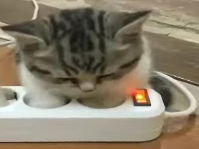
#> input picture Lab3/src/Color.png, 199 x 149 px
$ jupyter execute lab3_Chernysh.ipynb
#> lines starting #> are read from the running program, lines starting #| are printed output that depends on the picture
<h1 style="text-align:center;">Лабораторна робота 3</h1>

<p><b>Тема:</b> Геометричні перетворення зображення </p>
<p><b>Мета:</b> знайомство з методами геометричних перетворень бібліотеки OpenCV у середовищі Anaconda із застосуванням Jupyter Notebook засобами мови програмування Python.</p>
<h2 style="text-align:center;">Завдання для самостійної роботи</h2>

<ol>
  <li>Завантажити Anaconda та активувати віртуальне середовище з ім’ям <StudentLastName>_OpenCV, створене у лабораторній роботі №1.</li>

  <li>Створити Notebook-документ <lab_2_StudentLastName> за допомогою Jupyter Notebook.</li>

</ol>

3. Імпортувати RGB-зображення Image з диску. Оцінити його розмір у пікселях N x M та об’єм пам’яті, який він займає на диску.

[cell 1]
import cv2 as cv
import numpy as np
import matplotlib.pyplot as plt
import os
print(f'version cv2: {cv.__version__}')
image_path = 'src/Color.png'
image = cv.imread(image_path)
#> image is the input picture: shape (149, 199, 3); mean B, G, R 106, 125, 135.2
if image is None:
    print(f"Не вдалося знайти файл! {image_path}")
else:
    N = image.shape[0]
#> N = 149
    M = image.shape[1]
#> M = 199
    C = image.shape[2]
#> C = 3
    print(f"Розмір зображення (N x M): {N} x {M} пікселів")
#| Розмір зображення (N x M): 149 x 199 пікселів
    print(f"Кількість каналів: {C}")
#| Кількість каналів: 3
    file_size_bytes = os.path.getsize(image_path)
    file_size_kb = file_size_bytes / 1024
    print(f"Об'єм пам'яті на диску: {file_size_bytes} байт ({file_size_kb:.2f} КБ)")
    image_rgb = cv.cvtColor(image, cv.COLOR_BGR2RGB)
    plt.imshow(image_rgb)
    plt.title(f"RGB-зображення: {N}x{M}, {file_size_kb:.1f} KB")
    plt.show()

4. Імпортувати RGB-зображення Image у напівтоновому форматі. Оцінити його розмір у пікселях та об’єм пам’яті, який він займає на диску. Порівняти результати з попередніми результатами. Пояснити результати.

[cell 2]
import cv2 as cv
import os
import matplotlib.pyplot as plt
import numpy as np

image_path = 'src/Color.png'
image_bgr = cv.imread(image_path)
image_gray = cv.imread(image_path, cv.IMREAD_GRAYSCALE)
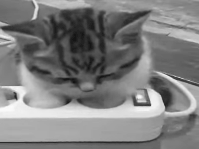
#> image_gray: shape (149, 199); min 21, max 251, mean 126.6

if image_bgr is None:
    print(f"Помилка: Не вдалося знайти файл {image_path}")
else:
    #ЗАВДАННЯ 3 (RGB)
    print(f"ЗАВДАННЯ 3 (RGB)")
    height_rgb, width_rgb, channels_rgb = image_bgr.shape
#> height_rgb = 149; width_rgb = 199; channels_rgb = 3
    file_size_rgb = os.path.getsize(image_path)
    print(f"Розмір (NxM):      {height_rgb} x {width_rgb}")
#| Розмір (NxM):      149 x 199
    print(f"Кількість каналів: {channels_rgb}")
#| Кількість каналів: 3
    print(f"Об'єм на диску:    {file_size_rgb} байт")

    #ЗАВДАННЯ 4 (Напівтонове)
    print(f"ЗАВДАННЯ 4 (Напівтонове)")
    gray_path = 'src/Color_gray.png'
    cv.imwrite(gray_path, image_gray)
    height_gray, width_gray = image_gray.shape
#> height_gray = 149; width_gray = 199
    file_size_gray = os.path.getsize(gray_path)
    print(f"Розмір (NxM):      {height_gray} x {width_gray}")
#| Розмір (NxM):      149 x 199
    print(f"Кількість каналів: 1")
    print(f"Об'єм на диску:    {file_size_gray} байт")
    #ПОРІВНЯННЯ
    print(f"ПОРІВНЯННЯ")
    print(f"Розмір у пікселях:RGB: {height_rgb}x{width_rgb} | Gray: {height_gray}x{width_gray}")
#| Розмір у пікселях:RGB: 149x199 | Gray: 149x199
    print(f"Висновок: Розмір зображення не змінюється.")
    print(f"Об'єм на диску:RGB: {file_size_rgb} байт| Gray: {file_size_gray} байт")
    ratio = file_size_rgb / file_size_gray
    print(f"Висновок: Файл RGB у {ratio:.1f} разів більший.Це тому, що RGB зберігає 3 канали на кожен піксель,а напівтонове — лише 1 канал.")
    plt.figure(figsize=(12, 6))

    plt.subplot(1, 2, 1)
    plt.imshow(cv.cvtColor(image_bgr, cv.COLOR_BGR2RGB))
    plt.title(f'RGB (3 канали)\n{file_size_rgb} байт')
    plt.subplot(1, 2, 2)
    plt.imshow(image_gray, cmap='gray')
    plt.title(f'Напівтонове (1 канал)\n{file_size_gray} байт')
    plt.show()
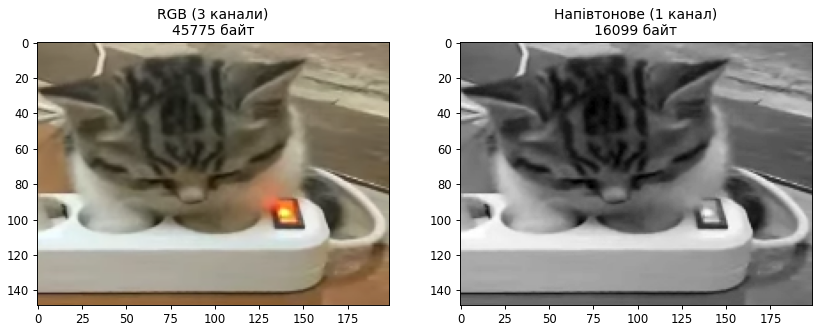
#> figure drawn by matplotlib, 2 panels

5. Зменшити початкове RGB-зображення Image у n разів, візуалізувати його, перевіривши результат масштабування, та експортувати його на диск. Чи змінився об’єм пам’яті, який він займає на диску? Обгрунтувати отриманий результат.

[cell 3]
import cv2 as cv
import os
import matplotlib.pyplot as plt
import math

image_path = 'src/Color.png'
n = 2
image_rgb = cv.imread(image_path)

if image_rgb is None:
    print(f"Не вдалося знайти файл! {image_path}")
else:
    height_N, width_M, _ = image_rgb.shape
#> height_N = 149; width_M = 199
    file_size_original = os.path.getsize(image_path)

    print(f"Результати:")
    print(f"Оригінал (N x M): {height_N} x {width_M}")
#| Оригінал (N x M): 149 x 199
    print(f"Об'єм (оригінал): {file_size_original} байт ({file_size_original/1024:.1f} KB)\n")

    new_width = math.floor(width_M / n)
#> new_width = 99
    new_height = math.floor(height_N / n)
#> new_height = 74
    new_dim = (new_width, new_height)
#> new_dim = (99, 74)
    image_resized = cv.resize(image_rgb, new_dim, interpolation=cv.INTER_AREA)
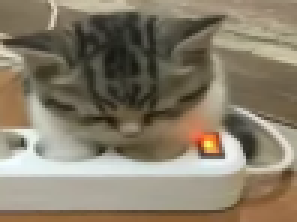
#> image_resized: shape (74, 99, 3) (shown 3 times larger); mean B, G, R 106, 125, 135.2

    print(f"Зображення зменшено у {n} рази.")
    print(f"Новий розмір:{new_height} x {new_width}\n")
#| Новий розмір:74 x 99

    # 4. Експорт на диск
    resized_path = 'src/Color_resized.png'
    cv.imwrite(resized_path, image_resized, [cv.IMWRITE_PNG_COMPRESSION, 9])
    file_size_resized = os.path.getsize(resized_path)
    print(f"Збережено як:{resized_path}")
    print(f"Новий об'єм:{file_size_resized} байт ({file_size_resized/1024:.1f} KB)\n")
    print(f"Висновок")
    if file_size_resized < file_size_original:
        diff = file_size_original - file_size_resized
        ratio = file_size_original / file_size_resized
        print(f"Так, об'єм пам'яті зменшився на {diff} байт (у {ratio:.1f} разів).")
        print("Обґрунтування: Кількість пікселів зменшилась в 4 рази для n=2.")
        print("Менше пікселів = менше даних для зберігання, тому файл став меншим.")
    else:
        print("Ні, об'єм пам'яті не зменшився або навіть збільшився.")

    # 6. Візуалізація
    plt.figure(figsize=(12, 6))

    # Оригінал
    plt.subplot(1, 2, 1)
    plt.imshow(cv.cvtColor(image_rgb, cv.COLOR_BGR2RGB))
    plt.title(f'Оригінал\n{height_N}x{width_M}')

    # Зменшене
    plt.subplot(1, 2, 2)
    plt.imshow(cv.cvtColor(image_resized, cv.COLOR_BGR2RGB))
    plt.title(f'Зменшене (1/{n})\n{new_height}x{new_width}')

    plt.show()
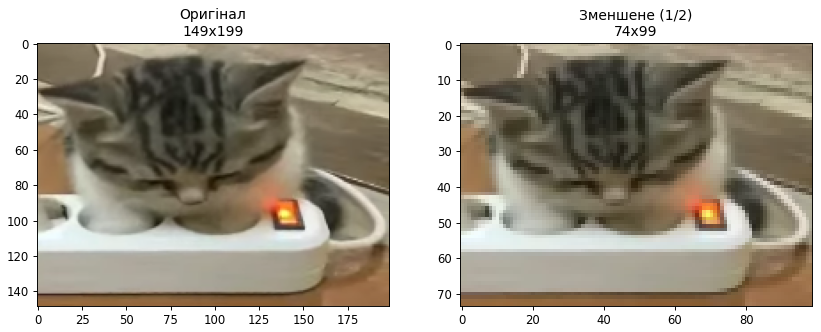
#> figure drawn by matplotlib, 2 panels

6. Написати функцію, яка буде виконувати пропорційне зменшення початкового зображення розміром N x M пікселей відповідно до вимоги, щоби зменешене зображення мало ширину K пікселей.

[cell 4]
import cv2 as cv
import matplotlib.pyplot as plt

def resize_proportional(image, target_width):
#> called with target_width = 100
    (h, w) = image.shape[:2]
#> h = 149
    ratio = target_width / float(w)
    target_height = int(h * ratio)
    new_dimensions = (target_width, target_height)
    resized_img = cv.resize(image, new_dimensions, interpolation=cv.INTER_AREA)
    return resized_img

image_path = 'src/Color.png'
K = 100

image_bgr = cv.imread(image_path)

if image_bgr is None:
    print(f"Помилка: Не вдалося знайти файл {image_path}")
else:
    image_resized_k = resize_proportional(image_bgr, K)

    print(f"Результати Завдання 6")
    print(f"ширина K: {K} пікселів")
    print(f"Оригінал (h x w): {image_bgr.shape[0]} x {image_bgr.shape[1]}")
#| Оригінал (h x w): 149 x 199
    print(f"Результат (h x w): {image_resized_k.shape[0]} x {image_resized_k.shape[1]}")
#| Результат (h x w): 74 x 100

    plt.figure(figsize=(6, 6))
    plt.imshow(cv.cvtColor(image_resized_k, cv.COLOR_BGR2RGB))
    plt.title(f'Пропорційно зменшено (Width={K}px)')
    plt.show()
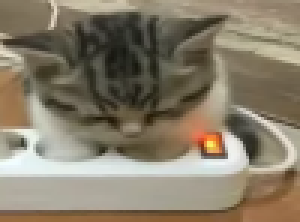
#> shown: shape (74, 100, 3) (shown 3 times larger); mean R, G, B 135.2, 125, 106
    cv.imwrite(f'src/Color_width.png', image_resized_k)
    print(f"Файл збережено як src/Color_width.png")

7. Зробити фото розвороту власної залікової книжки з перспективним викривленням на фоні письмового столу. Вирізати зону із заліковкою та виконати афінні та перспективні перетворення за трьома точками точками і візуалізовані. В кожному випадку результати мають бути записані на диск.

[cell 5]
import cv2 as cv
import numpy as np
import matplotlib.pyplot as plt

image_path = 'src/Zalik.png'
image = cv.imread(image_path)
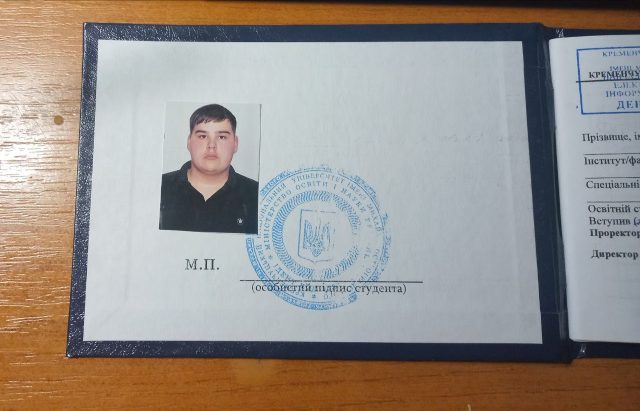
#> input picture Lab3/src/Zalik.png, 1280 x 822 px (shown at 1/2 size)
#> image is the input picture: shape (822, 1280, 3); mean B, G, R 140.3, 146.3, 153.4

if image is None:
    print(f"Помилка: Не знайдено файл {image_path}")
else:
    rows, cols, ch = image.shape
    print(f"Розмір зображення: {cols}x{rows}")
#| Розмір зображення: 1280x822

    print("Виконуємо афінне перетворення")

    pts_input_affine = np.float32([
        [415, 340],
        [573, 342],
        [410, 540]
    ])

    pts_output_affine = np.float32([
         [150, 220],
        [450, 210],
        [140, 600]
    ])

    M_affine = cv.getAffineTransform(pts_input_affine, pts_output_affine)
    img_affine = cv.warpAffine(image, M_affine, (cols, rows))
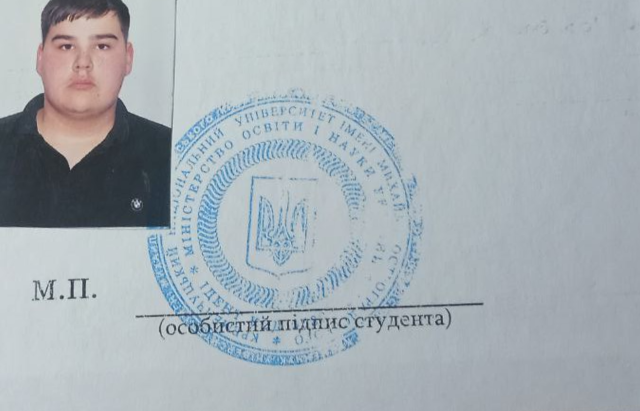
#> img_affine: shape (822, 1280, 3) (shown at 1/2 size); mean B, G, R 180.7, 175, 166

    cv.imwrite('src/Zalik_affine.jpg', img_affine)

    print("Виконуємо перспективне перетворення")

    pts_input_persp = np.float32([
       [330, 210],
        [520, 215],
        [330, 460],
        [520, 465]
    ])

    width_new, height_new = 300, 400

    pts_output_persp = np.float32([
        [0, 0],
        [width_new, 0],
        [0, height_new],
        [width_new, height_new]
    ])

    M_persp = cv.getPerspectiveTransform(pts_input_persp, pts_output_persp)
    img_perspective = cv.warpPerspective(image, M_persp, (width_new, height_new))
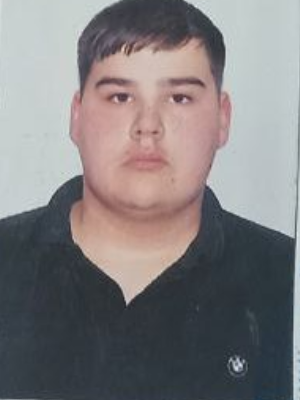
#> img_perspective: shape (400, 300, 3); mean B, G, R 126.3, 124.7, 127.9

    cv.imwrite('src/Zalik_perspective.jpg', img_perspective)

    plt.figure(figsize=(12, 6))

    plt.subplot(1, 3, 1)
    plt.imshow(cv.cvtColor(image, cv.COLOR_BGR2RGB))
    plt.title("Оригінал")
    plt.grid(True)

    plt.subplot(1, 3, 2)
    plt.imshow(cv.cvtColor(img_affine, cv.COLOR_BGR2RGB))
    plt.title("Афінне")

    plt.subplot(1, 3, 3)
    plt.imshow(cv.cvtColor(img_perspective, cv.COLOR_BGR2RGB))
    plt.title("Перспективне")

    plt.show()
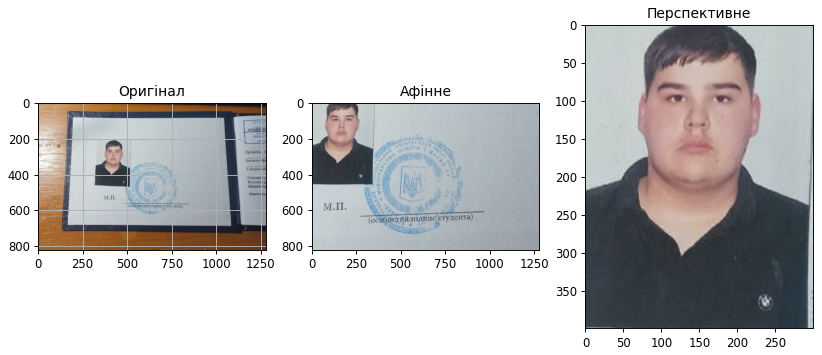
#> figure drawn by matplotlib, 3 panels
    print("Результати збережено в папку src/")
